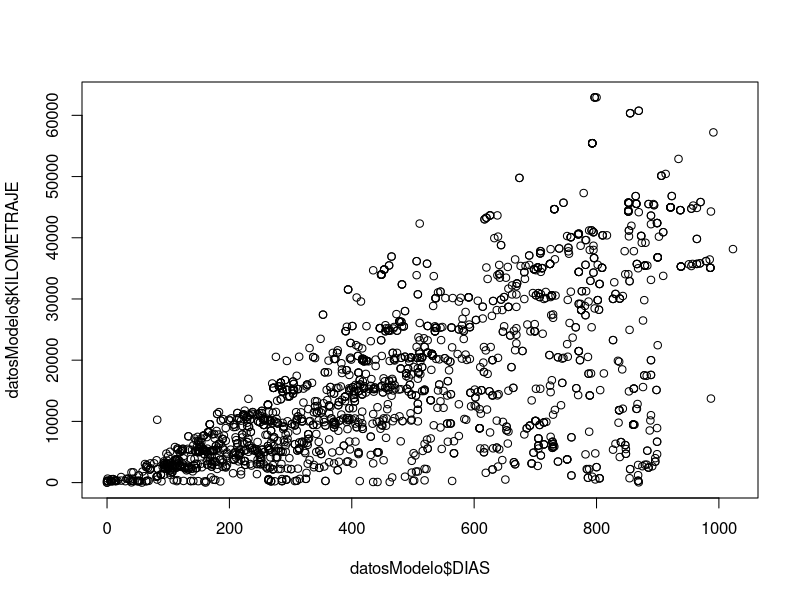

Write the R code that produced this figure.
#Packages space
library(readxl)
library(tidyverse)

#Loading dataset
datosModelo <- read_excel("datosModelo.xlsx", 
                          col_types = c("text", "text", "text", 
                                        "numeric", "text", "numeric", "date", 
                                        "date", "date", "text", "text", "text", 
                                        "numeric", "text", "text", "text", 
                                        "text", "text", "text", "text", "numeric", 
                                        "text", "text", "text", "text", "text", 
                                        "text", "text", "text", "text", "numeric", 
                                        "text", "text", "text", "numeric"))  %>%
  as.data.frame()

#Searching for wrong plates
for (i in 1:nrow(datosModelo)){
  placa <- strsplit(datosModelo[i,5], split = "")[[1]]
  if (length(placa) != 6){
    print(datosModelo[i,5])
  }
} #Hay 16 placas erradas

#Exploring KILOMETRAJE and DIAS
sum(is.na(datosModelo$KILOMETRAJE)) #Faltan 90 registros

sum(is.na(datosModelo$DIAS)) #Faltan 86 registros

plot(datosModelo$DIAS,datosModelo$KILOMETRAJE) #Se puede imputar (ambas) con linearmodel

#Searching in TALLER
unique(datosModelo$TALLER) #Se deben adecuar los niveles

#Reviewing levels in DESCRIPCION_PARTE
unique(datosModelo$DESCRIPCION_PARTE) #Se deben adecuar los niveles

#CANTIDAD_REF corresponds to DESCRIPTION_PARTE?
faltantes <- c()
for (i in 1:nrow(datosModelo)){
  if (!is.na(datosModelo$DESCRIPCION_PARTE[i])){
    if(is.na(datosModelo$CANTIDAD_REF[i])){
      faltantes <- append(faltantes,i)
    }
  }
}

faltantes #Vector con las filas donde falta la cantidad de partes

#There are NA´s in VERSION?
sum(is.na(datosModelo$VERSION)) #Se deben imputar 12 observaciones

#Exploring TIPO_DE_SERVICIO
unique(datosModelo$TIPO_DE_SERVICIO) #Corregir nivel "correctivo"

#Is EMPRESA complete?
View(datosModelo[is.na(datosModelo$EMPRESA),c("PLACA","EMPRESA")])
#Acá puede ser que los faltantes sean vehículos sin empresa o podría imputarse con 
#la placa

#Exploring DESCRIPCION_SERVICIO
unique(datosModelo$DESCRIPCION_SERVICIO) #Se deben revisar los niveles 

#Exploring DESCRIPCION_INGRESO
unique(datosModelo$DESCRIPCION_INGRESO) #Demasiados niveles, revisar y corregir

#Exploring ESTADO
unique(datosModelo$DESCRIPCION_INGRESO) #Se pueden unificar niveles

#Resumir NEED_REPUESTO, REPUESTO_SAP, REPUESTO_NACIONAL etc en una sola variable

#Exploring DEPARTAMENTO_PROPIETARIO
unique(datosModelo$DEPARTAMENTO_PROPIETARIO) #Revisar NA´s 

#Renting variable
unique(datosModelo$RENTING) #Imputar NA´s









